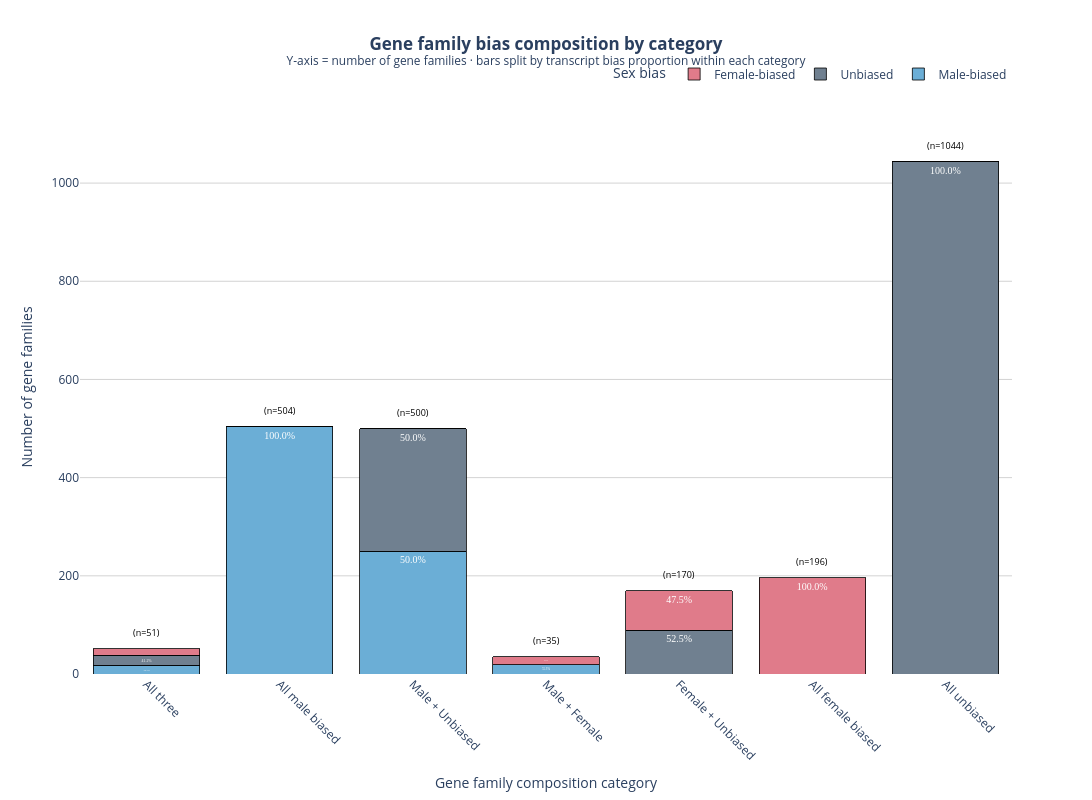

Notebook source saved alongside this figure:
### Markdown cell above
Get the proportions of bias in each category bar

### Code cell
# Merge category back onto transcript level
transcript_cats = salmon_map_results_HOG.merge(
    hog_direction[["HOG", "category"]],
    on="HOG",
    how="inner"
)

# Count transcripts per category and sex_bias
transcript_composition = (
    transcript_cats
    .groupby(["category", "sex_bias"], observed=False)
    .size()
    .reset_index(name="count")
)

totals = transcript_composition.groupby("category", observed=False)["count"].sum().reset_index(name="total")
transcript_composition = transcript_composition.merge(totals, on="category")
transcript_composition["pct"] = transcript_composition["count"] / transcript_composition["total"] * 100

BIAS_COLORS_3 = {
    "male":            "#6BAED6",
    "female":          "#E07B8A",
    "not_significant": "#708090",
}

bias_order = ["male", "not_significant", "female"]
bias_labels = {
    "male":            "Male-biased",
    "female":          "Female-biased",
    "not_significant": "Unbiased",
}

# Number of HOGs per category
n_hogs_per_category = (
    hog_direction
    .groupby("category", observed=False)
    .size()
    .reset_index(name="n_hogs")
)

# Use transcript proportions per category to split bars
cat_bias = (
    transcript_cats
    .groupby(["category", "sex_bias"], observed=True)
    .size()
    .reset_index(name="count")
)
cat_totals = cat_bias.groupby("category", observed=True)["count"].sum().reset_index(name="total")
cat_bias = cat_bias.merge(cat_totals, on="category")
cat_bias["pct"] = cat_bias["count"] / cat_bias["total"]

# Multiply proportion by n_hogs so bars reach correct height
cat_bias = cat_bias.merge(n_hogs_per_category, on="category")
cat_bias["hog_count"] = cat_bias["pct"] * cat_bias["n_hogs"]

fig5b = go.Figure()

for bias in bias_order:
    sub = cat_bias[cat_bias["sex_bias"] == bias]

    counts_list, texts, customdata = [], [], []
    for cat in category_order:
        row = sub[sub["category"] == cat]
        if len(row) > 0:
            n = row.iloc[0]["hog_count"]
            total = row.iloc[0]["n_hogs"]
            pct = row.iloc[0]["pct"] * 100
            counts_list.append(n)
            texts.append(f"{pct:.1f}%" if pct >= 5 else "")
            customdata.append([round(n), total, round(pct, 1)])
        else:
            counts_list.append(0)
            texts.append("")
            customdata.append([0, 0, 0])

    fig5b.add_trace(go.Bar(
        x=category_order,
        y=counts_list,
        name=bias_labels[bias],
        marker_color=BIAS_COLORS_3[bias],
        marker_line_color="black",
        marker_line_width=0.8,
        text=texts,
        textposition="inside",
        textfont=dict(size=10, color="white", family="Arial Black"),
        customdata=customdata,
        hovertemplate=(
            f"<b>{bias_labels[bias]}</b><br>"
            "Category: %{x}<br>"
            "Proportion: %{customdata[2]}%<br>"
            "Equivalent gene families: %{customdata[0]}<br>"
            "Total gene families in category: %{customdata[1]}<extra></extra>"
        ),
    ))

# n= HOGs per category — positioned just above each bar
for cat in category_order:
    total = n_hogs_per_category[n_hogs_per_category["category"] == cat]["n_hogs"].iloc[0]
    fig5b.add_annotation(
        x=cat,
        y=total,
        yref="y",
        text=f"(n={total})",
        showarrow=False,
        yshift=8,
        font=dict(size=9, color="black"),
        yanchor="bottom",
    )

fig5b.update_layout(
    plot_bgcolor="white",
    barmode="stack",
    title=dict(
        text=(
            "<b>Gene family bias composition by category</b>"
            "<br><sup>Y-axis = number of gene families · "
            "bars split by transcript bias proportion within each category</sup>"
        ),
        x=0.5, xanchor="center"
    ),
    xaxis=dict(
        title="Gene family composition category",
        tickangle=45,
        showgrid=False,
        categoryorder="array",
        categoryarray=category_order,
    ),
    yaxis=dict(
        title="Number of gene families",
        showgrid=True,
        gridcolor="lightgrey",
        zeroline=False,
        range=[0, n_hogs_per_category["n_hogs"].max() * 1.12],
    ),
    legend=dict(
        title="Sex bias",
        orientation="h",
        yanchor="bottom", y=1.02,
        xanchor="right", x=1,
    ),
    margin=dict(b=100, t=100),
    width=1400,
    height=800,
)
fig5b.write_image("gene_family_bias_categories.svg")
fig5b.show()

### Figure 1 — Plotly figure (JSON) as saved in the notebook; plotly's stock layout.template omitted (floating-point values rounded to 4 significant figures)
{"data": [{"customdata": [[18, 51, 34.7], [504, 504, 100], [250, 500, 50], [19, 35, 55.3], [0, 0, 0], [0, 0, 0], [0, 0, 0]], "hovertemplate": "<b>Male-biased</b><br>Category: %{x}<br>Proportion: %{customdata[2]}%<br>Equivalent gene families: %{customdata[0]}<br>Total gene families in category: %{customdata[1]}<extra></extra>", "marker": {"color": "#6BAED6", "line": {"color": "black", "width": 0.8}}, "name": "Male-biased", "text": ["34.7%", "100.0%", "50.0%", "55.3%", "", "", ""], "textfont": {"color": "white", "family": "Arial Black", "size": 10}, "textposition": "inside", "type": "bar", "x": ["All three", "All male biased", "Male + Unbiased", "Male + Female", "Female + Unbiased", "All female biased", "All unbiased"], "y": [17.7, 504, 250.1, 19.34, 0, 0, 0]}, {"customdata": [[21, 51, 41.2], [0, 0, 0], [250, 500, 50], [0, 0, 0], [89, 170, 52.5], [0, 0, 0], [1044, 1044, 100]], "hovertemplate": "<b>Unbiased</b><br>Category: %{x}<br>Proportion: %{customdata[2]}%<br>Equivalent gene families: %{customdata[0]}<br>Total gene families in category: %{customdata[1]}<extra></extra>", "marker": {"color": "#708090", "line": {"color": "black", "width": 0.8}}, "name": "Unbiased", "text": ["41.2%", "", "50.0%", "", "52.5%", "", "100.0%"], "textfont": {"color": "white", "family": "Arial Black", "size": 10}, "textposition": "inside", "type": "bar", "x": ["All three", "All male biased", "Male + Unbiased", "Male + Female", "Female + Unbiased", "All female biased", "All unbiased"], "y": [21, 0, 249.9, 0, 89.18, 0, 1044]}, {"customdata": [[12, 51, 24.1], [0, 0, 0], [0, 0, 0], [16, 35, 44.7], [81, 170, 47.5], [196, 196, 100], [0, 0, 0]], "hovertemplate": "<b>Female-biased</b><br>Category: %{x}<br>Proportion: %{customdata[2]}%<br>Equivalent gene families: %{customdata[0]}<br>Total gene families in category: %{customdata[1]}<extra></extra>", "marker": {"color": "#E07B8A", "line": {"color": "black", "width": 0.8}}, "name": "Female-biased", "text": ["24.1%", "", "", "44.7%", "47.5%", "100.0%", ""], "textfont": {"color": "white", "family": "Arial Black", "size": 10}, "textposition": "inside", "type": "bar", "x": ["All three", "All male biased", "Male + Unbiased", "Male + Female", "Female + Unbiased", "All female biased", "All unbiased"], "y": [12.3, 0, 0, 15.66, 80.82, 196, 0]}], "layout": {"annotations": [{"font": {"color": "black", "size": 9}, "showarrow": false, "text": "(n=51)", "x": "All three", "y": 51, "yanchor": "bottom", "yref": "y", "yshift": 8}, {"font": {"color": "black", "size": 9}, "showarrow": false, "text": "(n=504)", "x": "All male biased", "y": 504, "yanchor": "bottom", "yref": "y", "yshift": 8}, {"font": {"color": "black", "size": 9}, "showarrow": false, "text": "(n=500)", "x": "Male + Unbiased", "y": 500, "yanchor": "bottom", "yref": "y", "yshift": 8}, {"font": {"color": "black", "size": 9}, "showarrow": false, "text": "(n=35)", "x": "Male + Female", "y": 35, "yanchor": "bottom", "yref": "y", "yshift": 8}, {"font": {"color": "black", "size": 9}, "showarrow": false, "text": "(n=170)", "x": "Female + Unbiased", "y": 170, "yanchor": "bottom", "yref": "y", "yshift": 8}, {"font": {"color": "black", "size": 9}, "showarrow": false, "text": "(n=196)", "x": "All female biased", "y": 196, "yanchor": "bottom", "yref": "y", "yshift": 8}, {"font": {"color": "black", "size": 9}, "showarrow": false, "text": "(n=1044)", "x": "All unbiased", "y": 1044, "yanchor": "bottom", "yref": "y", "yshift": 8}], "barmode": "stack", "height": 800, "legend": {"orientation": "h", "title": {"text": "Sex bias"}, "x": 1, "xanchor": "right", "y": 1.02, "yanchor": "bottom"}, "margin": {"b": 100, "t": 100}, "plot_bgcolor": "white", "title": {"text": "<b>Gene family bias composition by category</b><br><sup>Y-axis = number of gene families · bars split by transcript bias proportion within each category</sup>", "x": 0.5, "xanchor": "center"}, "width": 1400, "xaxis": {"categoryarray": ["All three", "All male biased", "Male + Unbiased", "Male + Female", "Female + Unbiased", "All female biased", "All unbiased"], "categoryorder": "array", "showgrid": false, "tickangle": 45, "title": {"text": "Gene family composition category"}}, "yaxis": {"gridcolor": "lightgrey", "range": [0, 1169.0], "showgrid": true, "title": {"text": "Number of gene families"}, "zeroline": false}}}
